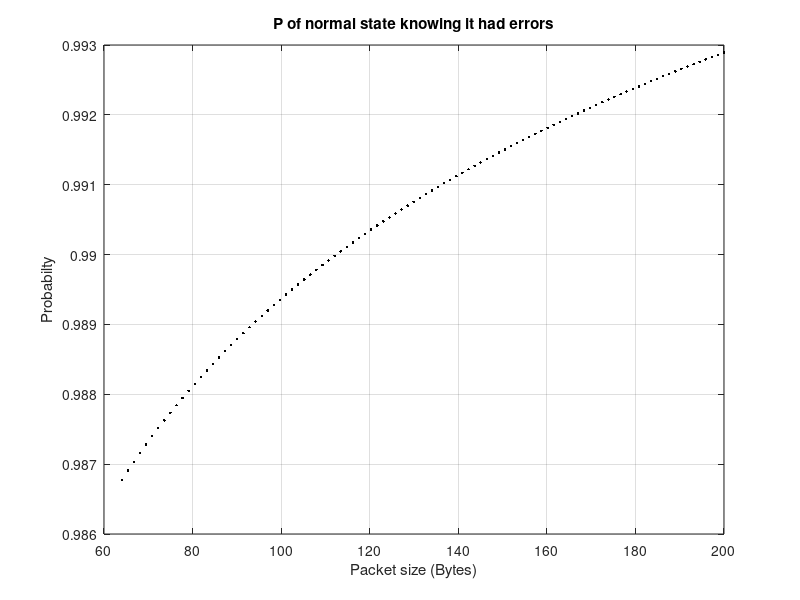
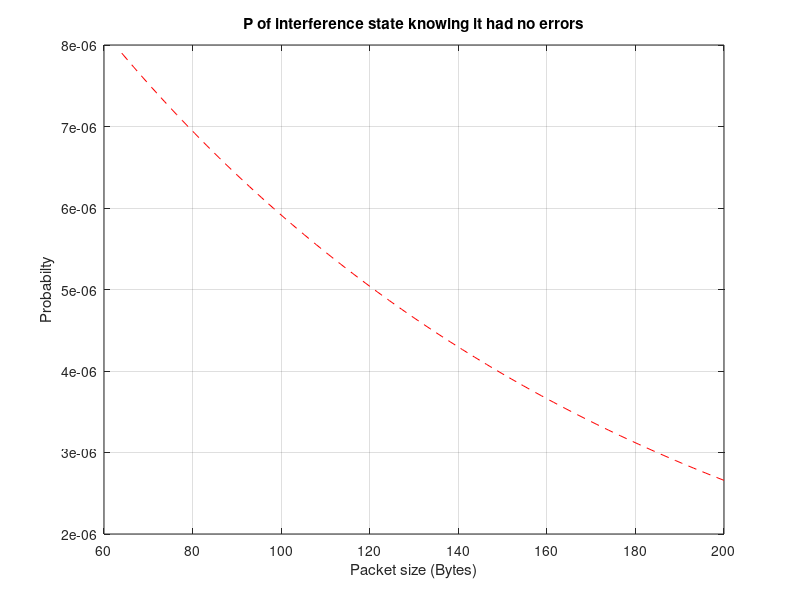

The MATLAB source for these figures, in order:
%4a
p1=1/(1+(8/600)+(8/600)*(5/200)+(8/600)*(5/200)*(2/50)+(8/600)*(5/200)*(2/50)*(1/5));                            
p2=(8/600)/(1+(8/600)+(8/600)*(5/200)+(8/600)*(5/200)*(2/50)+(8/600)*(5/200)*(2/50)*(1/5));                       
p3=(8/600)*(5/200)/(1+(8/600)+(8/600)*(5/200)+(8/600)*(5/200)*(2/50)+(8/600)*(5/200)*(2/50)*(1/5));              
p4=(8/600)*(5/200)*(2/50)/(1+(8/600)+(8/600)*(5/200)+(8/600)*(5/200)*(2/50)+(8/600)*(5/200)*(2/50)*(1/5));       
p5=(8/600)*(5/200)*(2/50)*(1/5)/(1+(8/600)+(8/600)*(5/200)+(8/600)*(5/200)*(2/50)+(8/600)*(5/200)*(2/50)*(1/5)); 
pi=p4+p5;
pn=p1+p2+p3;
fprintf('A probabilidade de estar no estado normal é %.5e\n',pn)
fprintf('A probabilidade de estar no estado de interferência é %.5e\n',pi)

%4b
beri=((p4*10^-3)+(p5*10^-2))/(pi);
bern=((p1*10^-6)+(p2*10^-5)+(p3*10^-4))/(pn);
fprintf('O ber médio no estado normal é %.5e\n',bern)
fprintf('O ber médio no estado de interferência é %.5e\n',beri)

%4c
n1=linspace(64*8, 200*8, 100);                                        %gerar vários valores para o tamanho dos pacotes
p1c=1-(1*(10^-6)^0*(1-(10^-6)).^n1);                                  %probabilidade de ser recebido com erros no estado 1
p2c=1-(1*(10^-5)^0*(1-(10^-5)).^n1);                                  %probabilidade de ser recebido com erros no estado 2
p3c=1-(1*(10^-4)^0*(1-(10^-4)).^n1);                                  %probabilidade de ser recebido com erros no estado 3
p4c=1-(1*(10^-3)^0*(1-(10^-3)).^n1);                                  %probabilidade de ser recebido com erros no estado 4
p5c=1-(1*(10^-2)^0*(1-(10^-2)).^n1);                                  %probabilidade de ser recebido com erros no estado 5
pErr1=(p1c.*p1)./((p1c.*p1)+(p2c.*p2)+(p3c.*p3)+(p4c.*p4)+(p5c.*p5)); %Regra de Bayes: calcular probabiliadde de estar no estado normal sabendo que foi recebido com erros (estado 1) 
pErr2=(p2c.*p2)./((p1c.*p1)+(p2c.*p2)+(p3c.*p3)+(p4c.*p4)+(p5c.*p5)); %Regra de Bayes: calcular probabiliadde de estar no estado normal sabendo que foi recebido com erros (estado 2)
pErr3=(p3c.*p3)./((p1c.*p1)+(p2c.*p2)+(p3c.*p3)+(p4c.*p4)+(p5c.*p5)); %Regra de Bayes: calcular probabiliadde de estar no estado normal sabendo que foi recebido com erros (estado 3)
prob1=pErr1+pErr2+pErr3;                                              %Soma das 3 probabilidades calculadas anteriormente pois os estados 1, 2 e 3 formam o estado normal
figure(1)
plot(n1/8,prob1,'k.')
title('P of normal state knowing it had errors')
xlabel('Packet size (Bytes)')
ylabel('Probabilty')
grid on

%4d
p1d=(1*(10^-6)^0*(1-(10^-6)).^n1);
p2d=(1*(10^-5)^0*(1-(10^-5)).^n1);
p3d=(1*(10^-4)^0*(1-(10^-4)).^n1);
p4d=(1*(10^-3)^0*(1-(10^-3)).^n1);
p5d=(1*(10^-2)^0*(1-(10^-2)).^n1);
pErr4=(p4d.*p4)./((p1d.*p1)+(p2d.*p2)+(p3d.*p3)+(p4d.*p4)+(p5d.*p5));
pErr5=(p5d.*p5)./((p1d.*p1)+(p2d.*p2)+(p3d.*p3)+(p4d.*p4)+(p5d.*p5));
prob2=pErr4+pErr5;
figure(2)
plot(n1/8,prob2,'r--')
title('P of interference state knowing it had no errors')
xlabel('Packet size (Bytes)')
ylabel('Probabilty')
grid on